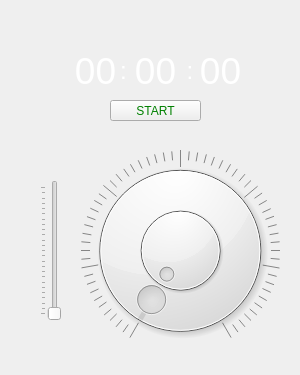
<?xml version="1.0" encoding="UTF-8"?>
<ui version="4.0">
 <class>MainWindow</class>
 <widget class="QMainWindow" name="MainWindow">
  <property name="geometry">
   <rect>
    <x>0</x>
    <y>0</y>
    <width>300</width>
    <height>375</height>
   </rect>
  </property>
  <property name="minimumSize">
   <size>
    <width>300</width>
    <height>375</height>
   </size>
  </property>
  <property name="maximumSize">
   <size>
    <width>300</width>
    <height>375</height>
   </size>
  </property>
  <property name="windowTitle">
   <string>MainWindow</string>
  </property>
  <property name="autoFillBackground">
   <bool>false</bool>
  </property>
  <property name="styleSheet">
   <string notr="true">background-image: url(:/imgs/photo-1492724724894-7464c27d0ceb.jpg);</string>
  </property>
  <widget class="QWidget" name="centralwidget">
   <widget class="QDial" name="MinutesDial">
    <property name="geometry">
     <rect>
      <x>80</x>
      <y>150</y>
      <width>200</width>
      <height>201</height>
     </rect>
    </property>
    <property name="font">
     <font>
      <weight>50</weight>
      <bold>false</bold>
     </font>
    </property>
    <property name="cursor">
     <cursorShape>OpenHandCursor</cursorShape>
    </property>
    <property name="mouseTracking">
     <bool>true</bool>
    </property>
    <property name="focusPolicy">
     <enum>Qt::NoFocus</enum>
    </property>
    <property name="autoFillBackground">
     <bool>false</bool>
    </property>
    <property name="styleSheet">
     <string notr="true">gridline-color:white;
color:rgb(0, 0, 0);</string>
    </property>
    <property name="maximum">
     <number>60</number>
    </property>
    <property name="wrapping">
     <bool>false</bool>
    </property>
    <property name="notchTarget">
     <double>-1.300000000000001</double>
    </property>
    <property name="notchesVisible">
     <bool>true</bool>
    </property>
   </widget>
   <widget class="QSlider" name="HoursSlider">
    <property name="geometry">
     <rect>
      <x>40</x>
      <y>180</y>
      <width>21</width>
      <height>141</height>
     </rect>
    </property>
    <property name="cursor">
     <cursorShape>OpenHandCursor</cursorShape>
    </property>
    <property name="mouseTracking">
     <bool>true</bool>
    </property>
    <property name="focusPolicy">
     <enum>Qt::NoFocus</enum>
    </property>
    <property name="autoFillBackground">
     <bool>false</bool>
    </property>
    <property name="styleSheet">
     <string notr="true"/>
    </property>
    <property name="maximum">
     <number>24</number>
    </property>
    <property name="orientation">
     <enum>Qt::Vertical</enum>
    </property>
    <property name="invertedAppearance">
     <bool>false</bool>
    </property>
    <property name="tickPosition">
     <enum>QSlider::TicksAbove</enum>
    </property>
   </widget>
   <widget class="QDial" name="SecondsDial">
    <property name="geometry">
     <rect>
      <x>120</x>
      <y>200</y>
      <width>121</width>
      <height>101</height>
     </rect>
    </property>
    <property name="cursor">
     <cursorShape>OpenHandCursor</cursorShape>
    </property>
    <property name="mouseTracking">
     <bool>true</bool>
    </property>
    <property name="focusPolicy">
     <enum>Qt::NoFocus</enum>
    </property>
    <property name="autoFillBackground">
     <bool>false</bool>
    </property>
    <property name="maximum">
     <number>60</number>
    </property>
    <property name="orientation">
     <enum>Qt::Horizontal</enum>
    </property>
    <property name="invertedAppearance">
     <bool>false</bool>
    </property>
    <property name="wrapping">
     <bool>false</bool>
    </property>
    <property name="notchTarget">
     <double>-2.300000000000000</double>
    </property>
    <property name="notchesVisible">
     <bool>false</bool>
    </property>
   </widget>
   <widget class="QLabel" name="HoursLabel">
    <property name="geometry">
     <rect>
      <x>70</x>
      <y>40</y>
      <width>51</width>
      <height>61</height>
     </rect>
    </property>
    <property name="font">
     <font>
      <pointsize>28</pointsize>
     </font>
    </property>
    <property name="autoFillBackground">
     <bool>false</bool>
    </property>
    <property name="styleSheet">
     <string notr="true">color: white;</string>
    </property>
    <property name="text">
     <string>00</string>
    </property>
    <property name="alignment">
     <set>Qt::AlignCenter</set>
    </property>
   </widget>
   <widget class="QLabel" name="MinutesLabel">
    <property name="geometry">
     <rect>
      <x>130</x>
      <y>40</y>
      <width>51</width>
      <height>61</height>
     </rect>
    </property>
    <property name="font">
     <font>
      <pointsize>28</pointsize>
     </font>
    </property>
    <property name="autoFillBackground">
     <bool>false</bool>
    </property>
    <property name="styleSheet">
     <string notr="true">color: white;</string>
    </property>
    <property name="text">
     <string>00</string>
    </property>
    <property name="alignment">
     <set>Qt::AlignCenter</set>
    </property>
   </widget>
   <widget class="QLabel" name="SecondsLabel">
    <property name="geometry">
     <rect>
      <x>200</x>
      <y>40</y>
      <width>41</width>
      <height>61</height>
     </rect>
    </property>
    <property name="font">
     <font>
      <pointsize>28</pointsize>
     </font>
    </property>
    <property name="autoFillBackground">
     <bool>false</bool>
    </property>
    <property name="styleSheet">
     <string notr="true">color:white;</string>
    </property>
    <property name="text">
     <string>00</string>
    </property>
    <property name="alignment">
     <set>Qt::AlignCenter</set>
    </property>
   </widget>
   <widget class="QLabel" name="ColonLabel1">
    <property name="geometry">
     <rect>
      <x>120</x>
      <y>40</y>
      <width>16</width>
      <height>61</height>
     </rect>
    </property>
    <property name="font">
     <font>
      <pointsize>18</pointsize>
     </font>
    </property>
    <property name="autoFillBackground">
     <bool>false</bool>
    </property>
    <property name="styleSheet">
     <string notr="true">color:white</string>
    </property>
    <property name="text">
     <string>:</string>
    </property>
   </widget>
   <widget class="QLabel" name="ColonLabel2">
    <property name="geometry">
     <rect>
      <x>180</x>
      <y>40</y>
      <width>20</width>
      <height>61</height>
     </rect>
    </property>
    <property name="font">
     <font>
      <pointsize>18</pointsize>
     </font>
    </property>
    <property name="autoFillBackground">
     <bool>false</bool>
    </property>
    <property name="styleSheet">
     <string notr="true">color:white;</string>
    </property>
    <property name="text">
     <string>:</string>
    </property>
    <property name="alignment">
     <set>Qt::AlignCenter</set>
    </property>
   </widget>
   <widget class="QPushButton" name="StartStopButton">
    <property name="geometry">
     <rect>
      <x>110</x>
      <y>100</y>
      <width>91</width>
      <height>21</height>
     </rect>
    </property>
    <property name="cursor">
     <cursorShape>PointingHandCursor</cursorShape>
    </property>
    <property name="styleSheet">
     <string notr="true">color:green;</string>
    </property>
    <property name="text">
     <string>START</string>
    </property>
    <property name="autoDefault">
     <bool>false</bool>
    </property>
    <property name="default">
     <bool>false</bool>
    </property>
    <property name="flat">
     <bool>false</bool>
    </property>
   </widget>
  </widget>
 </widget>
 <resources/>
 <connections/>
</ui>
